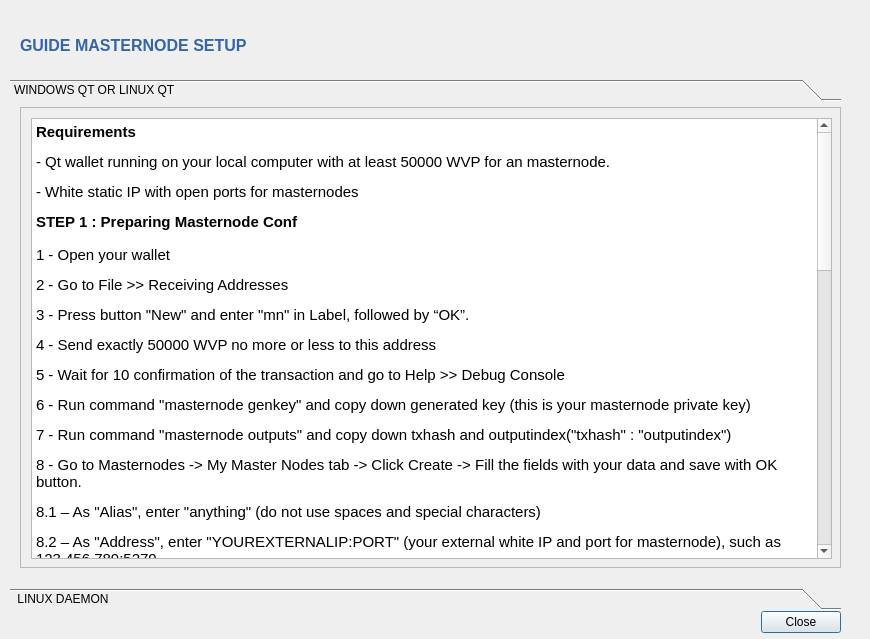
<?xml version="1.0" encoding="UTF-8"?>
<ui version="4.0">
 <class>GuideDialog</class>
 <widget class="QDialog" name="GuideDialog">
  <property name="geometry">
   <rect>
    <x>0</x>
    <y>0</y>
    <width>870</width>
    <height>639</height>
   </rect>
  </property>
  <property name="windowTitle">
   <string>Guide Masternode Setup</string>
  </property>
  <widget class="QDialogButtonBox" name="buttonBox">
   <property name="geometry">
    <rect>
     <x>760</x>
     <y>610</y>
     <width>81</width>
     <height>25</height>
    </rect>
   </property>
   <property name="orientation">
    <enum>Qt::Horizontal</enum>
   </property>
   <property name="standardButtons">
    <set>QDialogButtonBox::Close</set>
   </property>
  </widget>
  <widget class="QLabel" name="label_4">
   <property name="geometry">
    <rect>
     <x>310</x>
     <y>10</y>
     <width>301</width>
     <height>61</height>
    </rect>
   </property>
   <property name="sizePolicy">
    <sizepolicy hsizetype="Preferred" vsizetype="Ignored">
     <horstretch>0</horstretch>
     <verstretch>0</verstretch>
    </sizepolicy>
   </property>
   <property name="pixmap">
    <pixmap resource="../bitcoin.qrc">:/images/logo</pixmap>
   </property>
   <property name="alignment">
    <set>Qt::AlignCenter</set>
   </property>
  </widget>
  <widget class="QToolBox" name="toolBox">
   <property name="geometry">
    <rect>
     <x>10</x>
     <y>79</y>
     <width>831</width>
     <height>531</height>
    </rect>
   </property>
   <property name="focusPolicy">
    <enum>Qt::StrongFocus</enum>
   </property>
   <property name="currentIndex">
    <number>0</number>
   </property>
   <widget class="QWidget" name="page">
    <property name="geometry">
     <rect>
      <x>0</x>
      <y>0</y>
      <width>831</width>
      <height>469</height>
     </rect>
    </property>
    <attribute name="label">
     <string>WINDOWS QT OR LINUX QT</string>
    </attribute>
    <widget class="QScrollArea" name="scrollArea">
     <property name="geometry">
      <rect>
       <x>10</x>
       <y>0</y>
       <width>821</width>
       <height>461</height>
      </rect>
     </property>
     <property name="widgetResizable">
      <bool>true</bool>
     </property>
     <widget class="QWidget" name="scrollAreaWidgetContents">
      <property name="geometry">
       <rect>
        <x>0</x>
        <y>0</y>
        <width>819</width>
        <height>459</height>
       </rect>
      </property>
      <widget class="QTextBrowser" name="textBrowser">
       <property name="geometry">
        <rect>
         <x>10</x>
         <y>10</y>
         <width>801</width>
         <height>441</height>
        </rect>
       </property>
       <property name="mouseTracking">
        <bool>true</bool>
       </property>
       <property name="html">
        <string>&lt;!DOCTYPE HTML PUBLIC &quot;-//W3C//DTD HTML 4.0//EN&quot; &quot;http://www.w3.org/TR/REC-html40/strict.dtd&quot;&gt;
&lt;html&gt;&lt;head&gt;&lt;meta name=&quot;qrichtext&quot; content=&quot;1&quot; /&gt;&lt;style type=&quot;text/css&quot;&gt;
p, li { white-space: pre-wrap; }
&lt;/style&gt;&lt;/head&gt;&lt;body style=&quot; font-family:'Ubuntu'; font-size:11pt; font-weight:400; font-style:normal;&quot;&gt;
&lt;p style=&quot; margin-top:12px; margin-bottom:12px; margin-left:0px; margin-right:0px; -qt-block-indent:0; text-indent:0px;&quot;&gt;&lt;span style=&quot; font-weight:600;&quot;&gt;Requirements &lt;/span&gt;&lt;/p&gt;
&lt;p style=&quot; margin-top:12px; margin-bottom:12px; margin-left:0px; margin-right:0px; -qt-block-indent:0; text-indent:0px;&quot;&gt;- Qt wallet running on your local computer with at least 50000 WVP for an masternode.&lt;/p&gt;
&lt;p style=&quot; margin-top:12px; margin-bottom:12px; margin-left:0px; margin-right:0px; -qt-block-indent:0; text-indent:0px;&quot;&gt;- White static IP with open ports for masternodes &lt;/p&gt;
&lt;p style=&quot; margin-top:12px; margin-bottom:12px; margin-left:0px; margin-right:0px; -qt-block-indent:0; text-indent:0px; line-height:115%;&quot;&gt;&lt;span style=&quot; font-weight:600;&quot;&gt;STEP 1 : Preparing Masternode Conf&lt;/span&gt;&lt;/p&gt;
&lt;p style=&quot; margin-top:12px; margin-bottom:12px; margin-left:0px; margin-right:0px; -qt-block-indent:0; text-indent:0px;&quot;&gt;1 - Open your wallet&lt;/p&gt;
&lt;p style=&quot; margin-top:12px; margin-bottom:12px; margin-left:0px; margin-right:0px; -qt-block-indent:0; text-indent:0px;&quot;&gt;2 - Go to File &amp;gt;&amp;gt; Receiving Addresses &lt;/p&gt;
&lt;p style=&quot; margin-top:12px; margin-bottom:12px; margin-left:0px; margin-right:0px; -qt-block-indent:0; text-indent:0px;&quot;&gt;3 - Press button &amp;quot;New&amp;quot; and enter &amp;quot;mn&amp;quot; in Label, followed by “OK”.&lt;/p&gt;
&lt;p style=&quot; margin-top:12px; margin-bottom:12px; margin-left:0px; margin-right:0px; -qt-block-indent:0; text-indent:0px;&quot;&gt;4 - Send exactly 50000 WVP no more or less to this address &lt;/p&gt;
&lt;p style=&quot; margin-top:12px; margin-bottom:12px; margin-left:0px; margin-right:0px; -qt-block-indent:0; text-indent:0px;&quot;&gt;5 - Wait for 10 confirmation of the transaction and go to Help &amp;gt;&amp;gt; Debug Console &lt;/p&gt;
&lt;p style=&quot; margin-top:12px; margin-bottom:12px; margin-left:0px; margin-right:0px; -qt-block-indent:0; text-indent:0px;&quot;&gt;6 - Run command &amp;quot;masternode genkey&amp;quot; and copy down generated key (this is your masternode private key)&lt;/p&gt;
&lt;p style=&quot; margin-top:12px; margin-bottom:12px; margin-left:0px; margin-right:0px; -qt-block-indent:0; text-indent:0px;&quot;&gt;7 - Run command &amp;quot;masternode outputs&amp;quot; and copy down txhash and outputindex(&amp;quot;txhash&amp;quot; : &amp;quot;outputindex&amp;quot;)&lt;/p&gt;
&lt;p style=&quot; margin-top:12px; margin-bottom:12px; margin-left:0px; margin-right:0px; -qt-block-indent:0; text-indent:0px;&quot;&gt;8 - Go to Masternodes -&amp;gt; My Master Nodes tab -&amp;gt; Click Create -&amp;gt; Fill the fields with your data and save with OK button.&lt;/p&gt;
&lt;p style=&quot; margin-top:12px; margin-bottom:12px; margin-left:0px; margin-right:0px; -qt-block-indent:0; text-indent:0px;&quot;&gt;8.1 – As &amp;quot;Alias&amp;quot;, enter &amp;quot;anything&amp;quot; (do not use spaces and special characters) &lt;/p&gt;
&lt;p style=&quot; margin-top:12px; margin-bottom:12px; margin-left:0px; margin-right:0px; -qt-block-indent:0; text-indent:0px;&quot;&gt;8.2 – As &amp;quot;Address&amp;quot;, enter &amp;quot;YOUREXTERNALIP:PORT&amp;quot; (your external white IP and port for masternode), such as 123.456.789:5279 &lt;/p&gt;
&lt;p style=&quot; margin-top:12px; margin-bottom:12px; margin-left:0px; margin-right:0px; -qt-block-indent:0; text-indent:0px;&quot;&gt;8.3 – As &amp;quot;Privkey&amp;quot;, enter the masternode private key you generated with &amp;quot;masternode genkey&amp;quot; (See Step 6 above) &lt;/p&gt;
&lt;p style=&quot; margin-top:12px; margin-bottom:12px; margin-left:0px; margin-right:0px; -qt-block-indent:0; text-indent:0px;&quot;&gt;8.4 – As &amp;quot;TxHash&amp;quot;, enter the masternode txhash from &amp;quot;masternode outputs&amp;quot; (See Step 7 above) &lt;/p&gt;
&lt;p style=&quot; margin-top:12px; margin-bottom:12px; margin-left:0px; margin-right:0px; -qt-block-indent:0; text-indent:0px;&quot;&gt;8.5 – As &amp;quot;OutputIndex&amp;quot;, enter the tx index &amp;quot;masternode outputs&amp;quot; (See Step 7 above) &lt;/p&gt;
&lt;p style=&quot; margin-top:12px; margin-bottom:12px; margin-left:0px; margin-right:0px; -qt-block-indent:0; text-indent:0px;&quot;&gt;8.6 – As &amp;quot;Donation address”, Donation address optional &lt;/p&gt;
&lt;p style=&quot; margin-top:12px; margin-bottom:12px; margin-left:0px; margin-right:0px; -qt-block-indent:0; text-indent:0px;&quot;&gt;8.7 - As &amp;quot;Donation %”, 0 – 100 % optional &lt;/p&gt;
&lt;p style=&quot; margin-top:12px; margin-bottom:12px; margin-left:0px; margin-right:0px; -qt-block-indent:0; text-indent:0px;&quot;&gt;8.8 – click “Ok button” &lt;/p&gt;
&lt;p style=&quot; margin-top:12px; margin-bottom:12px; margin-left:0px; margin-right:0px; -qt-block-indent:0; text-indent:0px;&quot;&gt;8.9 - Close your wallet qt.&lt;/p&gt;
&lt;p style=&quot; margin-top:12px; margin-bottom:12px; margin-left:0px; margin-right:0px; -qt-block-indent:0; text-indent:0px;&quot;&gt;&lt;span style=&quot; font-weight:600;&quot;&gt;STEP 2 : Configuring Wallet wavepay.conf&lt;/span&gt;&lt;/p&gt;
&lt;p style=&quot; margin-top:12px; margin-bottom:12px; margin-left:0px; margin-right:0px; -qt-block-indent:0; text-indent:0px;&quot;&gt;1 - For windows go to &amp;quot;C:\Users\YourUser\AppData\Roaming\Wavepay&amp;quot; folder, for linux go to /home/youruser/.Wavepay&lt;/p&gt;
&lt;p style=&quot; margin-top:12px; margin-bottom:12px; margin-left:0px; margin-right:0px; -qt-block-indent:0; text-indent:0px;&quot;&gt;2 - Open &amp;quot;wavepay.conf&amp;quot; in Notepad &lt;/p&gt;
&lt;p style=&quot; margin-top:12px; margin-bottom:12px; margin-left:0px; margin-right:0px; -qt-block-indent:0; text-indent:0px;&quot;&gt;3 - Copy paste: &lt;/p&gt;
&lt;p style=&quot; margin-top:12px; margin-bottom:12px; margin-left:0px; margin-right:0px; -qt-block-indent:0; text-indent:0px;&quot;&gt;rpcuser=yourusername &lt;/p&gt;
&lt;p style=&quot; margin-top:12px; margin-bottom:12px; margin-left:0px; margin-right:0px; -qt-block-indent:0; text-indent:0px;&quot;&gt;rpcpassword=yourstrongpassword &lt;/p&gt;
&lt;p style=&quot; margin-top:12px; margin-bottom:12px; margin-left:0px; margin-right:0px; -qt-block-indent:0; text-indent:0px;&quot;&gt;port=5279 &lt;/p&gt;
&lt;p style=&quot; margin-top:12px; margin-bottom:12px; margin-left:0px; margin-right:0px; -qt-block-indent:0; text-indent:0px;&quot;&gt;masternode=1 &lt;/p&gt;
&lt;p style=&quot; margin-top:12px; margin-bottom:12px; margin-left:0px; margin-right:0px; -qt-block-indent:0; text-indent:0px;&quot;&gt;masternodeaddr=IP:5279 &lt;/p&gt;
&lt;p style=&quot; margin-top:12px; margin-bottom:12px; margin-left:0px; margin-right:0px; -qt-block-indent:0; text-indent:0px;&quot;&gt;masternodeprivkey=PRIVKEY &lt;/p&gt;
&lt;p style=&quot; margin-top:12px; margin-bottom:12px; margin-left:0px; margin-right:0px; -qt-block-indent:0; text-indent:0px;&quot;&gt;4 - Replace PORT with the port used for your Masternode, IP:PORT with your external white IP and the same port for your Masternode &lt;/p&gt;
&lt;p style=&quot; margin-top:12px; margin-bottom:12px; margin-left:0px; margin-right:0px; -qt-block-indent:0; text-indent:0px;&quot;&gt;5 - Replace PRIVKEY with the masternode private key you generated with &amp;quot;masternode genkey&amp;quot;&lt;/p&gt;
&lt;p style=&quot; margin-top:12px; margin-bottom:12px; margin-left:0px; margin-right:0px; -qt-block-indent:0; text-indent:0px;&quot;&gt;6 - Save it. &lt;/p&gt;
&lt;p style=&quot; margin-top:12px; margin-bottom:12px; margin-left:0px; margin-right:0px; -qt-block-indent:0; text-indent:0px;&quot;&gt;&lt;br /&gt;&lt;span style=&quot; font-weight:600;&quot;&gt;STEP 3 : Starting Masternode&lt;/span&gt;&lt;/p&gt;
&lt;p style=&quot; margin-top:12px; margin-bottom:12px; margin-left:0px; margin-right:0px; -qt-block-indent:0; text-indent:0px;&quot;&gt;1 - Now you can start your masternode&lt;/p&gt;
&lt;p style=&quot; margin-top:12px; margin-bottom:12px; margin-left:0px; margin-right:0px; -qt-block-indent:0; text-indent:0px; line-height:115%;&quot;&gt;2 - Open your wallet qt&lt;/p&gt;
&lt;p style=&quot; margin-top:12px; margin-bottom:12px; margin-left:0px; margin-right:0px; -qt-block-indent:0; text-indent:0px;&quot;&gt;check that your transactions in Masternode addresses have at least 15 confirmations. &lt;/p&gt;
&lt;p style=&quot; margin-top:12px; margin-bottom:12px; margin-left:0px; margin-right:0px; -qt-block-indent:0; text-indent:0px;&quot;&gt;Go to Masternodes -&amp;gt; My Master Nodes tab. &lt;/p&gt;
&lt;p style=&quot; margin-top:12px; margin-bottom:12px; margin-left:0px; margin-right:0px; -qt-block-indent:0; text-indent:0px;&quot;&gt;Press &amp;quot;Start button&amp;quot; &lt;/p&gt;
&lt;p style=&quot; margin-top:12px; margin-bottom:12px; margin-left:0px; margin-right:0px; -qt-block-indent:0; text-indent:0px;&quot;&gt;&lt;span style=&quot; font-weight:600;&quot;&gt;Your Masternode is now Online!&lt;/span&gt;&lt;/p&gt;&lt;/body&gt;&lt;/html&gt;</string>
       </property>
      </widget>
     </widget>
    </widget>
   </widget>
   <widget class="QWidget" name="page_2">
    <property name="geometry">
     <rect>
      <x>0</x>
      <y>0</y>
      <width>831</width>
      <height>469</height>
     </rect>
    </property>
    <attribute name="label">
     <string> LINUX DAEMON</string>
    </attribute>
    <widget class="QScrollArea" name="scrollArea_2">
     <property name="geometry">
      <rect>
       <x>10</x>
       <y>0</y>
       <width>821</width>
       <height>461</height>
      </rect>
     </property>
     <property name="widgetResizable">
      <bool>true</bool>
     </property>
     <widget class="QWidget" name="scrollAreaWidgetContents_2">
      <property name="geometry">
       <rect>
        <x>0</x>
        <y>0</y>
        <width>819</width>
        <height>459</height>
       </rect>
      </property>
      <widget class="QTextBrowser" name="textBrowser_2">
       <property name="geometry">
        <rect>
         <x>10</x>
         <y>10</y>
         <width>801</width>
         <height>441</height>
        </rect>
       </property>
       <property name="mouseTracking">
        <bool>true</bool>
       </property>
       <property name="html">
        <string>&lt;!DOCTYPE HTML PUBLIC &quot;-//W3C//DTD HTML 4.0//EN&quot; &quot;http://www.w3.org/TR/REC-html40/strict.dtd&quot;&gt;
&lt;html&gt;&lt;head&gt;&lt;meta name=&quot;qrichtext&quot; content=&quot;1&quot; /&gt;&lt;style type=&quot;text/css&quot;&gt;
p, li { white-space: pre-wrap; }
&lt;/style&gt;&lt;/head&gt;&lt;body style=&quot; font-family:'Ubuntu'; font-size:11pt; font-weight:400; font-style:normal;&quot;&gt;
&lt;p style=&quot; margin-top:12px; margin-bottom:12px; margin-left:0px; margin-right:0px; -qt-block-indent:0; text-indent:0px;&quot;&gt;&lt;span style=&quot; font-weight:600;&quot;&gt;Requirements &lt;/span&gt;&lt;/p&gt;
&lt;p style=&quot; margin-top:12px; margin-bottom:12px; margin-left:0px; margin-right:0px; -qt-block-indent:0; text-indent:0px;&quot;&gt;- wavepayd daemon running on your vps with at least 50000 WVP for an masternode &lt;/p&gt;
&lt;p style=&quot; margin-top:12px; margin-bottom:12px; margin-left:0px; margin-right:0px; -qt-block-indent:0; text-indent:0px;&quot;&gt;- White static IP vps with open ports for masternodes &lt;/p&gt;
&lt;p style=&quot; margin-top:12px; margin-bottom:12px; margin-left:0px; margin-right:0px; -qt-block-indent:0; text-indent:0px;&quot;&gt;&lt;span style=&quot; font-weight:600;&quot;&gt;STEP 1 : Preparing Vps / local linux For Daemon&lt;/span&gt;&lt;/p&gt;
&lt;p style=&quot; margin-top:12px; margin-bottom:12px; margin-left:0px; margin-right:0px; -qt-block-indent:0; text-indent:0px;&quot;&gt;Login your vps / local linux as user than type command:&lt;/p&gt;
&lt;p style=&quot; margin-top:12px; margin-bottom:12px; margin-left:0px; margin-right:0px; -qt-block-indent:0; text-indent:0px;&quot;&gt;&lt;br /&gt;sudo apt-get update &lt;/p&gt;
&lt;p style=&quot; margin-top:12px; margin-bottom:12px; margin-left:0px; margin-right:0px; -qt-block-indent:0; text-indent:0px;&quot;&gt;sudo apt-get -y dist-upgrade &lt;/p&gt;
&lt;p style=&quot; margin-top:12px; margin-bottom:12px; margin-left:0px; margin-right:0px; -qt-block-indent:0; text-indent:0px;&quot;&gt;sudo apt-get -y install software-properties-common &lt;/p&gt;
&lt;p style=&quot; margin-top:12px; margin-bottom:12px; margin-left:0px; margin-right:0px; -qt-block-indent:0; text-indent:0px;&quot;&gt;sudo add-apt-repository ppa:bitcoin/bitcoin &lt;/p&gt;
&lt;p style=&quot; margin-top:12px; margin-bottom:12px; margin-left:0px; margin-right:0px; -qt-block-indent:0; text-indent:0px;&quot;&gt;sudo apt-get update &lt;/p&gt;
&lt;p style=&quot; margin-top:12px; margin-bottom:12px; margin-left:0px; margin-right:0px; -qt-block-indent:0; text-indent:0px;&quot;&gt;sudo apt-get -y install build-essential libtool autotools-dev autoconf automake git nano curl wget&lt;/p&gt;
&lt;p style=&quot; margin-top:12px; margin-bottom:12px; margin-left:0px; margin-right:0px; -qt-block-indent:0; text-indent:0px;&quot;&gt;sudo apt-get -y install libssl-dev libdb4.8++-dev libgmp-dev libminiupnpc-dev libboost-all-dev libprotobuf-dev libqrencode-dev&lt;/p&gt;
&lt;p style=&quot; margin-top:12px; margin-bottom:12px; margin-left:0px; margin-right:0px; -qt-block-indent:0; text-indent:0px;&quot;&gt;&lt;span style=&quot; font-weight:600;&quot;&gt;STEP 2 : Preparing wavepayd And wavepay Conf&lt;/span&gt;&lt;/p&gt;
&lt;p style=&quot; margin-top:12px; margin-bottom:12px; margin-left:0px; margin-right:0px; -qt-block-indent:0; text-indent:0px;&quot;&gt;wget https://github.com/wavepay/wavepaywallet/releases/download/release/linux-daemon.tar.gz&lt;/p&gt;
&lt;p style=&quot; margin-top:12px; margin-bottom:12px; margin-left:0px; margin-right:0px; -qt-block-indent:0; text-indent:0px; line-height:115%;&quot;&gt;tar -xvzf linux-daemon.tar.gz&lt;/p&gt;
&lt;p style=&quot; margin-top:12px; margin-bottom:12px; margin-left:0px; margin-right:0px; -qt-block-indent:0; text-indent:0px;&quot;&gt;(&lt;span style=&quot; font-style:italic;&quot;&gt;run wavepay daemon&lt;/span&gt;) &lt;/p&gt;
&lt;p style=&quot; margin-top:12px; margin-bottom:12px; margin-left:0px; margin-right:0px; -qt-block-indent:0; text-indent:0px;&quot;&gt;./wavepayd&lt;/p&gt;
&lt;p style=&quot; margin-top:12px; margin-bottom:12px; margin-left:0px; margin-right:0px; -qt-block-indent:0; text-indent:0px;&quot;&gt;(&lt;span style=&quot; font-style:italic;&quot;&gt;And now you get Error about config file&lt;/span&gt;) &lt;/p&gt;
&lt;p style=&quot; margin-top:12px; margin-bottom:12px; margin-left:0px; margin-right:0px; -qt-block-indent:0; text-indent:0px;&quot;&gt;(&lt;span style=&quot; font-style:italic;&quot;&gt;edit wavepay.conf&lt;/span&gt;) &lt;/p&gt;
&lt;p style=&quot; margin-top:12px; margin-bottom:12px; margin-left:0px; margin-right:0px; -qt-block-indent:0; text-indent:0px;&quot;&gt;nano /home/youruser/.Wavepay/wavepay.conf &lt;/p&gt;
&lt;p style=&quot; margin-top:12px; margin-bottom:12px; margin-left:0px; margin-right:0px; -qt-block-indent:0; text-indent:0px;&quot;&gt;&lt;br /&gt;daemon=1 &lt;/p&gt;
&lt;p style=&quot; margin-top:12px; margin-bottom:12px; margin-left:0px; margin-right:0px; -qt-block-indent:0; text-indent:0px;&quot;&gt;listen=1&lt;/p&gt;
&lt;p style=&quot; margin-top:12px; margin-bottom:12px; margin-left:0px; margin-right:0px; -qt-block-indent:0; text-indent:0px;&quot;&gt;server=1 &lt;/p&gt;
&lt;p style=&quot; margin-top:12px; margin-bottom:12px; margin-left:0px; margin-right:0px; -qt-block-indent:0; text-indent:0px;&quot;&gt;port=5279 &lt;/p&gt;
&lt;p style=&quot; margin-top:12px; margin-bottom:12px; margin-left:0px; margin-right:0px; -qt-block-indent:0; text-indent:0px;&quot;&gt;rpcuser=yourusername&lt;/p&gt;
&lt;p style=&quot; margin-top:12px; margin-bottom:12px; margin-left:0px; margin-right:0px; -qt-block-indent:0; text-indent:0px;&quot;&gt;rpcpassword=putyourpasswordhere &lt;/p&gt;
&lt;p style=&quot; margin-top:12px; margin-bottom:12px; margin-left:0px; margin-right:0px; -qt-block-indent:0; text-indent:0px;&quot;&gt;rpcallowip=127.0.0.1&lt;/p&gt;
&lt;p style=&quot; margin-top:12px; margin-bottom:12px; margin-left:0px; margin-right:0px; -qt-block-indent:0; text-indent:0px;&quot;&gt;(&lt;span style=&quot; font-style:italic;&quot;&gt;ctrl+x and press y than enter&lt;/span&gt;)&lt;/p&gt;
&lt;p style=&quot; margin-top:12px; margin-bottom:12px; margin-left:0px; margin-right:0px; -qt-block-indent:0; text-indent:0px;&quot;&gt;&lt;span style=&quot; font-weight:600;&quot;&gt;&lt;br /&gt;&lt;/span&gt;(&lt;span style=&quot; font-style:italic;&quot;&gt;start wavepay daemon&lt;/span&gt;) &lt;/p&gt;
&lt;p style=&quot; margin-top:12px; margin-bottom:12px; margin-left:0px; margin-right:0px; -qt-block-indent:0; text-indent:0px;&quot;&gt;./wavepayd &lt;/p&gt;
&lt;p style=&quot; margin-top:12px; margin-bottom:12px; margin-left:0px; margin-right:0px; -qt-block-indent:0; text-indent:0px; line-height:115%;&quot;&gt;(&lt;span style=&quot; font-style:italic;&quot;&gt;generate new address and send exactly 50.000 WVP to your new address&lt;/span&gt;) &lt;/p&gt;
&lt;p style=&quot; margin-top:12px; margin-bottom:12px; margin-left:0px; margin-right:0px; -qt-block-indent:0; text-indent:0px; line-height:115%;&quot;&gt;./wavepayd getnewaddress&lt;/p&gt;
&lt;p style=&quot; margin-top:12px; margin-bottom:12px; margin-left:0px; margin-right:0px; -qt-block-indent:0; text-indent:0px; line-height:115%;&quot;&gt; (&lt;span style=&quot; font-style:italic;&quot;&gt;Wait for 10 confirmation and get masternode privkey, copy it to somewhere else masternode privkey&lt;/span&gt;) &lt;/p&gt;
&lt;p style=&quot; margin-top:12px; margin-bottom:12px; margin-left:0px; margin-right:0px; -qt-block-indent:0; text-indent:0px;&quot;&gt;./wavepayd masternode genkey &lt;/p&gt;
&lt;p style=&quot; margin-top:12px; margin-bottom:12px; margin-left:0px; margin-right:0px; -qt-block-indent:0; text-indent:0px;&quot;&gt;(&lt;span style=&quot; font-style:italic;&quot;&gt;get  txhash and outputindex, copy it to somewhere else txhash and outputindex &amp;quot;txhash&amp;quot; : &amp;quot;outputindex&amp;quot;&lt;/span&gt;)&lt;/p&gt;
&lt;p style=&quot; margin-top:12px; margin-bottom:12px; margin-left:0px; margin-right:0px; -qt-block-indent:0; text-indent:0px;&quot;&gt;&lt;span style=&quot; font-weight:600;&quot;&gt; &lt;/span&gt;./wavepayd masternode outputs&lt;/p&gt;
&lt;p style=&quot; margin-top:12px; margin-bottom:12px; margin-left:0px; margin-right:0px; -qt-block-indent:0; text-indent:0px;&quot;&gt;&lt;br /&gt;(&lt;span style=&quot; font-style:italic;&quot;&gt;stop wavepay daemon&lt;/span&gt;)&lt;/p&gt;
&lt;p style=&quot; margin-top:12px; margin-bottom:12px; margin-left:0px; margin-right:0px; -qt-block-indent:0; text-indent:0px;&quot;&gt;./wavepayd stop&lt;/p&gt;
&lt;p style=&quot; margin-top:12px; margin-bottom:12px; margin-left:0px; margin-right:0px; -qt-block-indent:0; text-indent:0px;&quot;&gt;(&lt;span style=&quot; font-style:italic;&quot;&gt;Now edit again wavepay.conf and put your privkey&lt;/span&gt;)&lt;/p&gt;
&lt;p style=&quot; margin-top:12px; margin-bottom:12px; margin-left:0px; margin-right:0px; -qt-block-indent:0; text-indent:0px;&quot;&gt;nano /home/youruser/.Wavepay/wavepay.conf&lt;/p&gt;
&lt;p style=&quot; margin-top:12px; margin-bottom:12px; margin-left:0px; margin-right:0px; -qt-block-indent:0; text-indent:0px;&quot;&gt;daemon=1 &lt;/p&gt;
&lt;p style=&quot; margin-top:12px; margin-bottom:12px; margin-left:0px; margin-right:0px; -qt-block-indent:0; text-indent:0px;&quot;&gt;listen=1&lt;/p&gt;
&lt;p style=&quot; margin-top:12px; margin-bottom:12px; margin-left:0px; margin-right:0px; -qt-block-indent:0; text-indent:0px;&quot;&gt;server=1&lt;/p&gt;
&lt;p style=&quot; margin-top:12px; margin-bottom:12px; margin-left:0px; margin-right:0px; -qt-block-indent:0; text-indent:0px;&quot;&gt;port=5279&lt;/p&gt;
&lt;p style=&quot; margin-top:12px; margin-bottom:12px; margin-left:0px; margin-right:0px; -qt-block-indent:0; text-indent:0px;&quot;&gt;rpcuser=yourusername&lt;/p&gt;
&lt;p style=&quot; margin-top:12px; margin-bottom:12px; margin-left:0px; margin-right:0px; -qt-block-indent:0; text-indent:0px;&quot;&gt;rpcpassword=putyourpasswordhere&lt;/p&gt;
&lt;p style=&quot; margin-top:12px; margin-bottom:12px; margin-left:0px; margin-right:0px; -qt-block-indent:0; text-indent:0px;&quot;&gt;rpcallowip=127.0.0.1&lt;/p&gt;
&lt;p style=&quot; margin-top:12px; margin-bottom:12px; margin-left:0px; margin-right:0px; -qt-block-indent:0; text-indent:0px;&quot;&gt;masternode=1&lt;/p&gt;
&lt;p style=&quot; margin-top:12px; margin-bottom:12px; margin-left:0px; margin-right:0px; -qt-block-indent:0; text-indent:0px;&quot;&gt;masternodeaddr=Ip:5279&lt;/p&gt;
&lt;p style=&quot; margin-top:12px; margin-bottom:12px; margin-left:0px; margin-right:0px; -qt-block-indent:0; text-indent:0px;&quot;&gt;masternodeprivkey=xxxxxxxputhereyourmasternodeprivkeyxxxxxxxx&lt;/p&gt;
&lt;p style=&quot; margin-top:12px; margin-bottom:12px; margin-left:0px; margin-right:0px; -qt-block-indent:0; text-indent:0px;&quot;&gt;(&lt;span style=&quot; font-style:italic;&quot;&gt;ctrl+x and press y than enter&lt;/span&gt;)&lt;/p&gt;
&lt;p style=&quot; margin-top:12px; margin-bottom:12px; margin-left:0px; margin-right:0px; -qt-block-indent:0; text-indent:0px;&quot;&gt;&lt;span style=&quot; font-weight:600;&quot;&gt;&lt;br /&gt;STEP 3 : Preparing Masternode Conf&lt;/span&gt;&lt;/p&gt;
&lt;p style=&quot; margin-top:12px; margin-bottom:12px; margin-left:0px; margin-right:0px; -qt-block-indent:0; text-indent:0px;&quot;&gt;&lt;br /&gt;&lt;span style=&quot; font-weight:600;&quot;&gt;(Put masternode privkey, txhash and txindex to masternode.conf) &lt;/span&gt;&lt;/p&gt;
&lt;p style=&quot; margin-top:12px; margin-bottom:12px; margin-left:0px; margin-right:0px; -qt-block-indent:0; text-indent:0px;&quot;&gt;nano /home/youruser/.Wavepay/masternode.conf&lt;/p&gt;
&lt;p style=&quot; margin-top:12px; margin-bottom:12px; margin-left:0px; margin-right:0px; -qt-block-indent:0; text-indent:0px;&quot;&gt;Alias Ip:5279 Privkey Txhash Txindex&lt;/p&gt;
&lt;p style=&quot; margin-top:12px; margin-bottom:12px; margin-left:0px; margin-right:0px; -qt-block-indent:0; text-indent:0px;&quot;&gt;(&lt;span style=&quot; font-style:italic;&quot;&gt;example: node1 129.322.33.25:5279 xxxxxxxxxxPrivkeyxxxxxxxxxxx xxxxxxxxTxhashxxxxxxxxx 0&lt;/span&gt;)&lt;/p&gt;
&lt;p style=&quot; margin-top:12px; margin-bottom:12px; margin-left:0px; margin-right:0px; -qt-block-indent:0; text-indent:0px;&quot;&gt;(&lt;span style=&quot; font-style:italic;&quot;&gt;ctrl+x and press y than enter&lt;/span&gt;)&lt;/p&gt;
&lt;p style=&quot; margin-top:12px; margin-bottom:12px; margin-left:0px; margin-right:0px; -qt-block-indent:0; text-indent:0px;&quot;&gt;&lt;br /&gt;&lt;span style=&quot; font-weight:600;&quot;&gt;STEP 4 : Starting Masternode&lt;/span&gt;&lt;/p&gt;
&lt;p style=&quot; margin-top:12px; margin-bottom:12px; margin-left:0px; margin-right:0px; -qt-block-indent:0; text-indent:0px;&quot;&gt;(&lt;span style=&quot; font-style:italic;&quot;&gt;start wavepay daemon&lt;/span&gt;)&lt;/p&gt;
&lt;p style=&quot; margin-top:12px; margin-bottom:12px; margin-left:0px; margin-right:0px; -qt-block-indent:0; text-indent:0px;&quot;&gt;./wavepayd &lt;/p&gt;
&lt;p style=&quot; margin-top:12px; margin-bottom:12px; margin-left:0px; margin-right:0px; -qt-block-indent:0; text-indent:0px;&quot;&gt;(&lt;span style=&quot; font-style:italic;&quot;&gt;start masternode&lt;/span&gt;)&lt;/p&gt;
&lt;p style=&quot; margin-top:12px; margin-bottom:12px; margin-left:0px; margin-right:0px; -qt-block-indent:0; text-indent:0px;&quot;&gt;./wavepayd masternode start&lt;/p&gt;
&lt;p style=&quot; margin-top:12px; margin-bottom:12px; margin-left:0px; margin-right:0px; -qt-block-indent:0; text-indent:0px;&quot;&gt; &lt;br /&gt;&lt;span style=&quot; font-weight:600;&quot;&gt;Your Masternode is now Online!&lt;/span&gt;&lt;/p&gt;&lt;/body&gt;&lt;/html&gt;</string>
       </property>
      </widget>
     </widget>
    </widget>
   </widget>
  </widget>
  <widget class="QLabel" name="label_8">
   <property name="geometry">
    <rect>
     <x>20</x>
     <y>30</y>
     <width>291</width>
     <height>31</height>
    </rect>
   </property>
   <property name="text">
    <string>&lt;html&gt;&lt;head/&gt;&lt;body&gt;&lt;p&gt;&lt;span style=&quot; font-size:12pt; font-weight:600; color:#3465a4;&quot;&gt;GUIDE MASTERNODE SETUP&lt;/span&gt;&lt;/p&gt;&lt;/body&gt;&lt;/html&gt;</string>
   </property>
  </widget>
 </widget>
 <resources>
  <include location="../bitcoin.qrc"/>
  <include location="../../../../.designer/bitcoin.qrc"/>
 </resources>
 <connections>
  <connection>
   <sender>buttonBox</sender>
   <signal>accepted()</signal>
   <receiver>GuideDialog</receiver>
   <slot>accept()</slot>
   <hints>
    <hint type="sourcelabel">
     <x>360</x>
     <y>308</y>
    </hint>
    <hint type="destinationlabel">
     <x>157</x>
     <y>274</y>
    </hint>
   </hints>
  </connection>
  <connection>
   <sender>buttonBox</sender>
   <signal>rejected()</signal>
   <receiver>GuideDialog</receiver>
   <slot>reject()</slot>
   <hints>
    <hint type="sourcelabel">
     <x>428</x>
     <y>308</y>
    </hint>
    <hint type="destinationlabel">
     <x>286</x>
     <y>274</y>
    </hint>
   </hints>
  </connection>
 </connections>
</ui>
